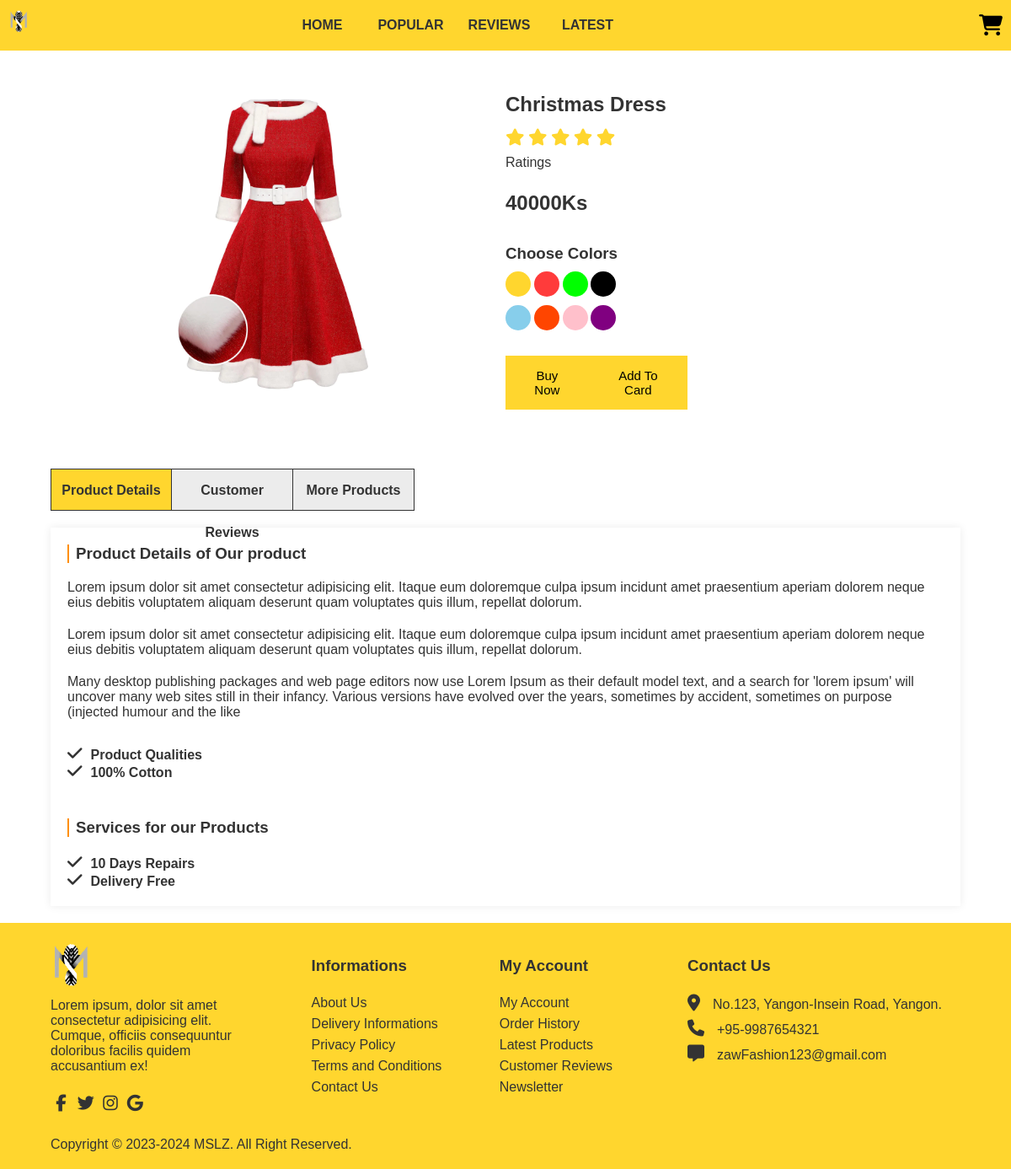
/productsPage.php?id=22, run on the app's committed database.
### tables this page shows
CREATE TABLE `tbl_products` (
  `id` int(11) NOT NULL,
  `product_image` varchar(255) NOT NULL,
  `product_name` varchar(255) NOT NULL,
  `product_description` longtext NOT NULL,
  `product_price` varchar(255) NOT NULL,
  `category_name` varchar(255) NOT NULL,
  `main_category` varchar(255) NOT NULL,
  `created_at` datetime NOT NULL,
  `updated_at` datetime DEFAULT NULL,
  `deleted_at` datetime DEFAULT NULL
);

### init/classes/DB.php (called while the page is built)
<?php
class DB{
    private $host="localhost";
    private $username="root";
    private $password="";
    private $dbname="shoppingtemplate";
    protected function connect() {
        try{
            $con=new PDO("mysql:host=$this->host; dbname=$this->dbname",$this->username,$this->password);
            $con->setAttribute(PDO::ATTR_ERRMODE,PDO::ERRMODE_EXCEPTION);
            return $con;
        } catch(PDOException $e) {
            return $e->getMessage();
        }
    }
}
?>

### init/classes/Products.php (called while the page is built, shortened)
<?php
require_once "DB.php";
class Products extends DB{
    private $con;
    public function __construct(){
        $this->con = $this->connect();
    }
    public function fetchProducts(int $id){
        $sql = "SELECT * FROM tbl_products WHERE id=:id ";
        $stmt = $this->con->prepare($sql);
        $stmt->bindParam("id",$id,PDO::PARAM_INT);
        $stmt->execute();
        $res = $stmt->fetch(PDO::FETCH_OBJ);
        return $res;
    }
}
?>

### productsPage.php (the view, shortened to what this page needs)
<?php
require_once "init/classes/Comments.php";
require_once "init/classes/Products.php";
$products = new Products;
    $getProducts = $products->fetchProducts($_GET["id"]);
?>
<!DOCTYPE html>
<html>
    <head>
        <link rel="stylesheet" href="./assets/css/productsPage.css">
    </head>
    <body>
        <header>
            <div class="header flex-container">
                <div class="header-logo">
                    <div class="logo-photo">
                        <div class="logo-icon">
                            <img src="assets/images/da7854c889578743810e7970ae28671f.png" alt="logo-img">
                        </div>
                    </div>
                </div>
                <div class="nav" id="nav">
                    <nav>
                        <ul class="navbar flex-container">
                            <li><a href='index.php'>Home</a></li>
                            <li><a href='#'>Popular</a></li>
                            <li><a href='#'>Reviews</a></li>
                            <li><a href='#'>Latest</a></li>
                        </ul>
                    </nav>
                </div>
                <div class="account-icons">
                    <a href="shopping_card.php"><i class="fa-solid fa-cart-shopping"></i></a>
                </div>
            </div>
        </header>
        <main>
            <section>
                <div class="container">
                    <div class="productPage">
                        <div class="productCollections flex-container">
                            <div class="product-photo">
                                <div class="product-img">
                                    <img src="assets/images/<?php echo $getProducts->product_image; ?>" alt="<?php echo $getProducts->product_name; ?>">
                                </div>
                            </div>
                            <div class="product-description">
                                <h2><?php echo $getProducts->product_name; ?></h2>
                                <div class="popular-star">
                                    <i class="fa fa-star"></i>
                                    <i class="fa fa-star"></i>
                                    <i class="fa fa-star"></i>
                                    <i class="fa fa-star"></i>
                                    <i class="fa fa-star"></i>
                                    <p>Ratings</p>
                                </div>
                                <h2><?php echo $getProducts->product_price; ?>Ks</h2>
                                <div class="color-collections">
                                    <h3>Choose Colors</h3>
                                    <div class="choose-color flex-container">
                                        <div>
                                            <p id="yellow"></p>
                                        </div>
                                        <div>
                                            <p id="red"></p>
                                        </div>
                                        <div>
                                            <p id="green"></p>
                                        </div>
                                        <div>
                                            <p id="black"></p>
                                        </div>
                                        <div>
                                            <p id="skyblue"></p>
                                        </div>
                                        <div>
                                            <p id="orange"></p>
                                        </div>
                                        <div>
                                            <p id="pink"></p>
                                        </div>
                                        <div>
                                            <p id="purple"></p>
                                        </div>
                                    </div>
                                </div>
                                <div class="buy-card-button flex-container">
                                    <div class="buy-button">
                                        <button type="submit">Buy Now</button>
                                    </div>
                                    <div class="card-button">
                                        <form method="post" action="shopping_card.php?action=add&id=<?php echo $getProducts->id; ?>">
                                            <button type="submit" class="add-card" name="add_to_card" value="Add To Card">Add To Card</button>
                                        </form>
                                    </div>
                                </div>
                            </div>
                        </div>
                    </div>
                </div>
            </section>
            <section>
                <div class="container">
                    <div class="product-detail-nav">
                        <nav>
                            <ul class="product-detail-list">
                                <li id="detail">Product Details</li>
                                <li id="creviews">Customer Reviews</li>
                                <li id="more">More Products</li>
                            </ul>
                        </nav>
                    </div>
                </div>
            </section>
            <section>
                <div class="container">
                    <div class="about-product-details" id="about-product-details">
                        <h3>Product Details of Our product</h3>
                        <div class="about-product-details-para">
                            <p>Lorem ipsum dolor sit amet consectetur adipisicing elit. Itaque eum doloremque culpa ipsum incidunt amet praesentium aperiam dolorem neque eius debitis voluptatem aliquam deserunt quam voluptates quis illum, repellat dolorum.</p>
                            <p>Lorem ipsum dolor sit amet consectetur adipisicing elit. Itaque eum doloremque culpa ipsum incidunt amet praesentium aperiam dolorem neque eius debitis voluptatem aliquam deserunt quam voluptates quis illum, repellat dolorum.</p>
                        </div>
                        <div class='product-para'>
                            <p><?php echo $getProducts->product_description; ?></p>
                            <ul>
                                <li><i class="fa fa-check"></i>Product Qualities</li>
                                <li><i class="fa fa-check"></i>100% Cotton</li>
                            </ul>
                        </div>
                        <div class="product-service">
                            <h3>Services for our Products</h3>
                            <ul>
                                <li><i class="fa fa-check"></i>10 Days Repairs</li>
                                <li><i class="fa fa-check"></i>Delivery Free</li>
                            </ul>
                        </div>
                    </div>
                </div>
            </section>
        </main>
        <footer>
            <div class="summary">
                <div class="container">
                    <div class="summary-collections flex-container">
                        <div class="summary-list">
                            <div class="summary-img">
                                <img src="assets/images/da7854c889578743810e7970ae28671f.png" alt="logo-img">
                            </div>
                            <p>Lorem ipsum, dolor sit amet consectetur adipisicing elit. Cumque, officiis consequuntur doloribus facilis quidem accusantium ex!</p>
                            <div class="social-media">
                                <i class="fa fa-facebook"></i>
                                <i class="fa fa-twitter"></i>
                                <i class="fa fa-instagram"></i>
                                <i class="fa fa-google"></i>
                            </div>
                        </div>
                        <div class="summary-list2">
                            <h3>Informations</h3>
                            <ul>
                                <li>About Us</li>
                                <li>Delivery Informations</li>
                                <li>Privacy Policy</li>
                                <li>Terms and Conditions</li>
                                <li>Contact Us</li>
                            </ul>
                        </div>
                        <div class="summary-list3">
                            <h3>My Account</h3>
                            <ul>
                                <li>My Account</li>
                                <li>Order History</li>
                                <li>Latest Products</li>
                                <li>Customer Reviews</li>
                                <li>Newsletter</li>
                            </ul>
                        </div>
                        <div class="summary-list4">
                            <h3>Contact Us</h3>
                            <ul>
                                <li><i class="fa-solid fa-location-dot"></i>No.123, Yangon-Insein Road, Yangon.</li>
                                <li><i class="fa-solid fa-phone"></i>+95-9987654321</li>
                                <li><i class="fa-solid fa-message"></i>zawFashion123@gmail.com</li>
                            </ul>
                        </div>
                    </div>
                    <p>Copyright &copy; 2023-2024 MSLZ. All Right Reserved.
                </div>
            </div>
        </footer>
    </body>
</html>

### data on the page
tbl_products: product_image (picture), product_name "Christmas Dress", product_price "40000", product_description "Many desktop publishing packages and web page editors now use Lorem Ipsum as their default model text, and a search for 'lorem ipsum' will uncover many web sites still in their infancy. Various versions have evolved over the years, sometimes by accident, sometimes on purpose (injected humour and the like"
